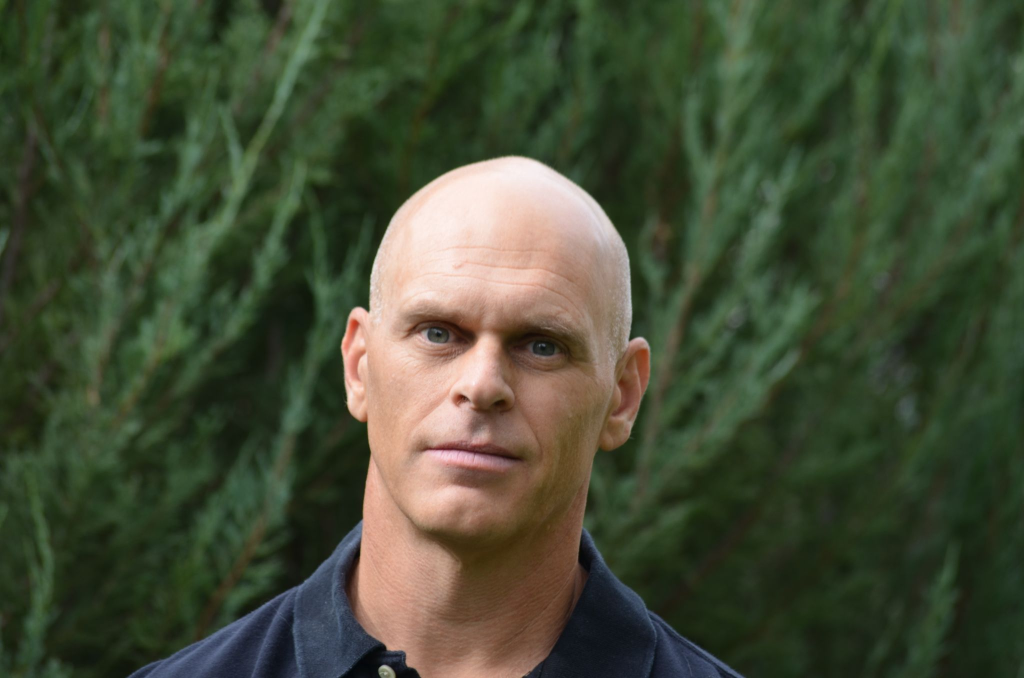
#> input picture assets/jordan.jpg, 2048 x 1356 px (shown at 1/2 size); its folder holds 3 pictures in this run
$ python optimize_images.py
#> lines starting #> are read from the running program, lines starting #| are printed output that depends on the picture
"""Create responsive WebP variants without changing the original photographs.

Development-only dependency: Pillow. Run from any directory with
python dev/optimize_images.py. No cropping or image content changes are applied.
"""
from pathlib import Path
from PIL import Image, ImageOps

ASSETS = Path(__file__).resolve().parents[1] / "assets"

for name, widths, quality in [
    ("jordan", (480, 960), 86),
    ("marlena", (480, 960), 86),
    ("hank", (480,), 86),
    ("banner_photo", (960, 1920), 82),
]:
    with Image.open(ASSETS / f"{name}.jpg") as source:
#> source is the input picture: PIL image 2048x1356 RGB; mean R, G, B 68.2, 76.5, 53.9
        original = ImageOps.exif_transpose(source).convert("RGB")
        for width in widths:
            height = round(original.height * width / original.width)
            image = original.resize((width, height), Image.Resampling.LANCZOS)
            output = ASSETS / f"{'banner' if name == 'banner_photo' else name}-{width}.webp"
            image.save(output, "WEBP", quality=quality, method=6)
            print(f"{output.name}: {width} x {height}, {output.stat().st_size:,} bytes")
#> this loop made 2 passes
#> pass 1, `image = original.resize((width, height), Image.Resampling.LANCZOS)`:
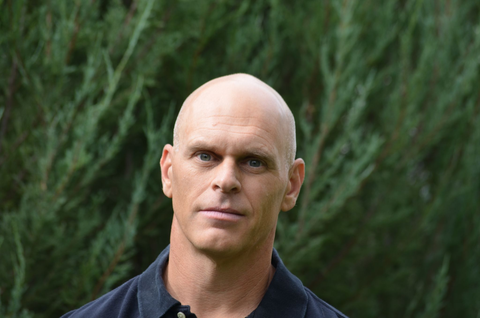
#> image: PIL image 480x318 RGB; mean R, G, B 68.2, 76.5, 53.9
#> pass 2 of the loop `for name, widths, quality in [`:
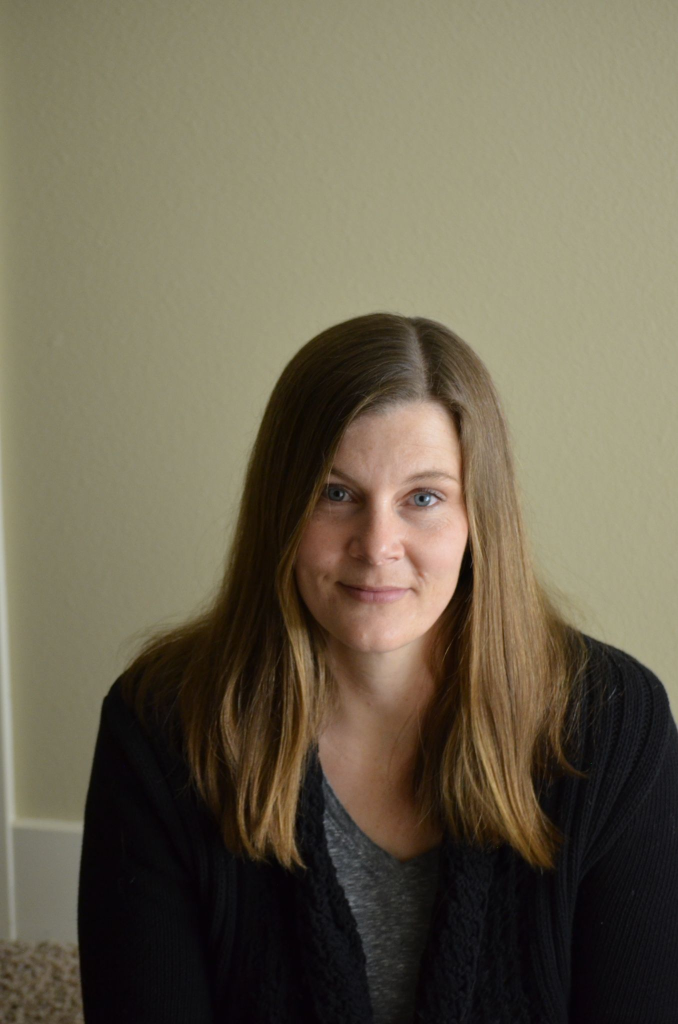
#> input picture assets/marlena.jpg, 1356 x 2048 px (shown at 1/2 size)
#> source is the input picture: PIL image 1356x2048 RGB; mean R, G, B 109.5, 101.6, 81.6
#> the loop `for width in widths:` made 2 passes
#> pass 1, `image = original.resize((width, height), Image.Resampling.LANCZOS)`:
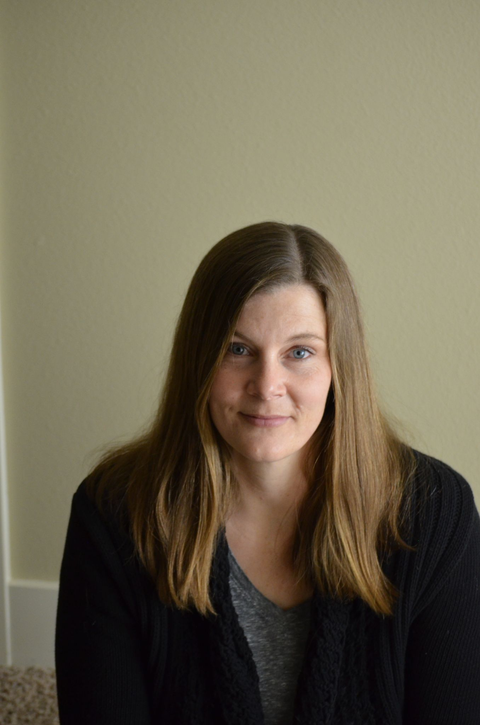
#> image: PIL image 480x725 RGB; mean R, G, B 109.5, 101.6, 81.6
#> pass 3 of the loop `for name, widths, quality in [`:
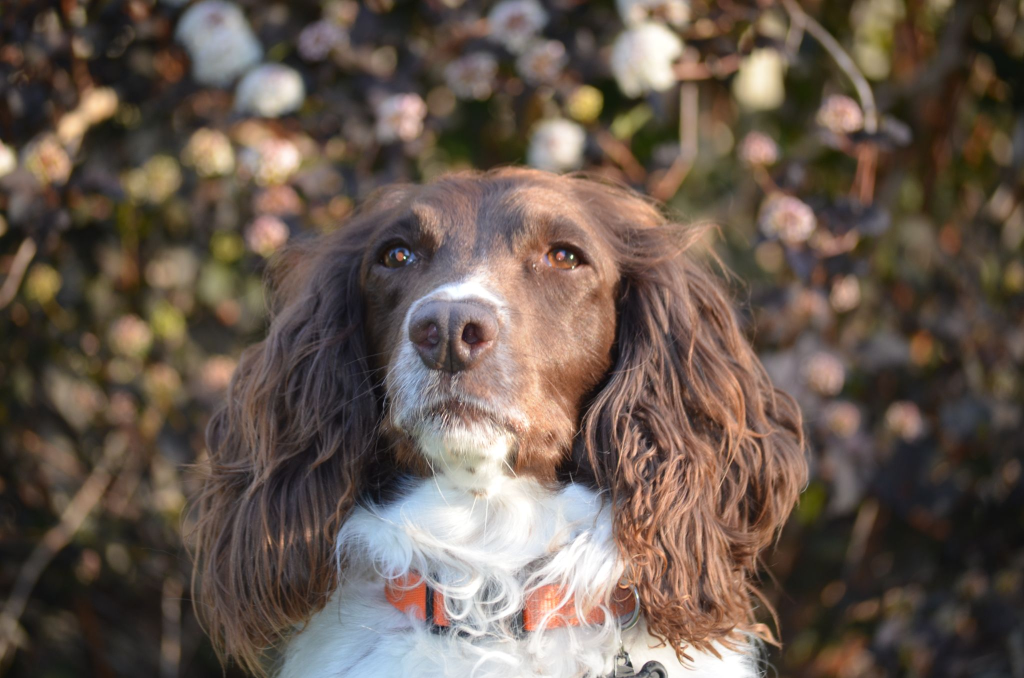
#> input picture assets/hank.jpg, 2048 x 1356 px (shown at 1/2 size)
#> source is the input picture: PIL image 2048x1356 RGB; mean R, G, B 103.9, 89.6, 79.5
#> the loop `for width in widths:` made 1 pass
#> pass 1, `image = original.resize((width, height), Image.Resampling.LANCZOS)`:
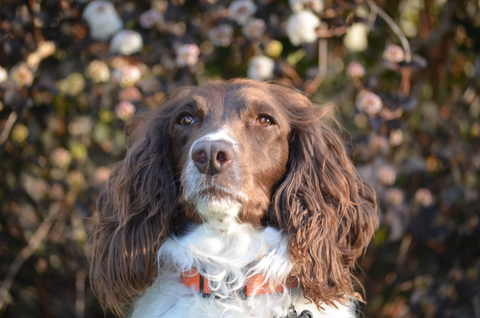
#> image: PIL image 480x318 RGB; mean R, G, B 103.9, 89.6, 79.5
#> (the run stopped early here; a loop or call above may not have finished)
